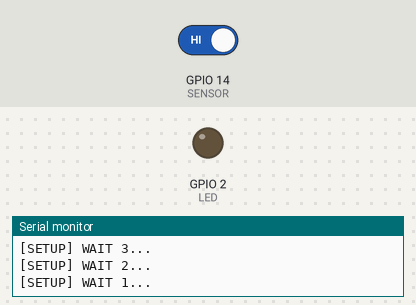
Bench run of a program on a simulated ESP8266 (NodeMCU). On the bench: output pins drawn as LEDs (lit = HIGH), the last lines printed to the serial monitor. The test bench sets the inputs (shaded band); at power-on: GPIO 14 (SENSOR) HIGH. WiFi joins after 1.5 s; servers stay silent unless stated; uploads are accepted with an empty reply.

Above: at 5.2 s.
5.3 s: GPIO 14 (SENSOR) driven LOW
At 34.8 s:
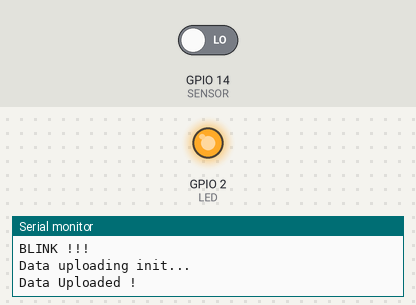
Timing chart, 0 to 35.2 s (numbered marks = the images above; inputs shaded):
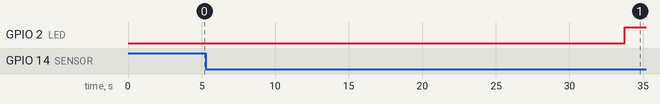

The program:

main.cpp
```cpp
#include <Arduino.h>
#include <ESP8266WiFi.h>
#include <ESP8266WiFiMulti.h>
#include <ESP8266HTTPClient.h>
#include <WiFiClientSecureBearSSL.h>
/* */
#include <ArduinoJson.h>

/* timer */
#include <Ticker.h>

ESP8266WiFiMulti WiFiMulti;

#define LED 2
#define WIFI_SSID "SUBRATA"
#define WIFI_KEY "12345699"
#define SENSOR 14 // D5

bool ledState = false;
Ticker ticker;

/* state variable */
volatile int mode = 0;       // default is reading mode
volatile int processing = 0; // lock variable

/* main counter variable */
volatile int counter = 0;

void uploadDataStateTrigger()
{
  if (processing == 1)
  {
    return;
  }
  Serial.println("Data uploading init...");
  mode = 1;
}

unsigned long t_counter = 0;
unsigned long c_counter = 0;

IRAM_ATTR void detectsMovement()
{
  // c_counter = millis();
  // if (c_counter - t_counter < 100)
  // {
  //   return;
  // }
  // c_counter = 0;
  // t_counter = 0;
  Serial.println("BLINK !!!");
  ++counter;
  // t_counter = millis();
}

const int httpsPort = 443; // HTTPS= 443 and HTTP = 80

// SHA1 finger print of certificate use web browser to view and copy
const char fingerprint[] PROGMEM = "b2 46 ef e7 46 23 4a 97 72 fa 97 41 8a 7a de c9 24 18 36 36";
const char *host = "keepbills.shop";
const char *uri = "/api/logger/log";

void setup()
{

  Serial.begin(115200);

  pinMode(SENSOR, INPUT);
  attachInterrupt(digitalPinToInterrupt(SENSOR), detectsMovement, FALLING);

  pinMode(LED, OUTPUT);
  digitalWrite(LED, 0);

  ticker.attach(30, uploadDataStateTrigger);

  for (uint8_t t = 4; t > 0; t--)
  {
    Serial.printf("[SETUP] WAIT %d...\n", t);
    Serial.flush();
    delay(1000);
  }
  WiFi.mode(WIFI_STA);
  WiFiMulti.addAP(WIFI_SSID, WIFI_KEY);
}

void loop()
{
  /* Data upload State */
  if (mode == 1)
  {
    digitalWrite(LED, 0);
    processing = 1; /* turning on lock */
    int counter_copy = counter;

    if ((WiFiMulti.run() == WL_CONNECTED))
    {
      WiFiClientSecure httpsClient;
      httpsClient.setFingerprint(fingerprint);
      httpsClient.setTimeout(15000); // 15 Seconds
      delay(1000);

      int r = 0; // retry counter
      while ((!httpsClient.connect(host, httpsPort)) && (r < 30))
      {
        delay(100);
        Serial.print(".");
        r++;
      }

      if (r == 30)
      {
        Serial.println("Connection failed");
      }

      char body[40];
      int x = counter_copy;
      sprintf(body, "{\"counter\": %d}", x);
      char postStr[40];
      sprintf(postStr, "POST %s HTTP/1.1", uri);
      httpsClient.println(postStr);
      httpsClient.print("Host: ");
      httpsClient.println(host);
      httpsClient.println("Content-Type: application/json");
      httpsClient.print("Content-Length: ");
      httpsClient.println(strlen(body));
      httpsClient.println(); // extra `\r\n` to separate the http header and http body
      httpsClient.println(body);

      while (httpsClient.connected())
      {
        String line = httpsClient.readStringUntil('\n');
        if (line == "\r")
        {
          Serial.println("Data Uploaded !");
          counter -= counter_copy; // reset counter
          break;
        }
      }

      /*
      *
      // if I have to print output
      Serial.println("reply was:");
      Serial.println("==========");
      String line;
      while (httpsClient.available())
      {
        line = httpsClient.readStringUntil('\n'); // Read Line by Line
        Serial.println(line);                     // Print response
      }
      Serial.println("==========");
      Serial.println("closing connection");
      delay(2000); // POST Data at every 2 seconds
      *
      */
    }
    else
    {
      Serial.printf("Wifi Not Connected !\n");
    }

    // // if the connection is HTTP
    // if ((WiFiMulti.run() == WL_CONNECTED))
    // {
    //   // WiFiClient client;
    //   WiFiClientSecure client;
    //   HTTPClient http;

    //   // String URL = "http://192.168.2.5:5000/api/logger/log";
    //   String URL = "https://jsonplaceholder.typicode.com/todos/1";

    //   http.begin(client, URL);
    //   // http.addHeader("Content-Type", "application/json");

    //   // int httpCode = http.POST("{\"counter\":" + String(counter_copy) + "}");
    //   int httpCode = http.GET();

    //   if (httpCode > 0)
    //   {
    //     if (httpCode == HTTP_CODE_OK)
    //     {
    //       const String &payload = http.getString();
    //       Serial.println("received payload:\n<<");
    //       Serial.println(payload);
    //       Serial.println(">>");

    //       Serial.println("Counter value uploaded !");

    //       /* reset counter variable */
    //       counter = 0;
    //     }
    //   }
    //   else
    //   {
    //     Serial.printf("[HTTP] POST... failed, error: %s\n", http.errorToString(httpCode).c_str());
    //   }

    //   http.end();
    // }
    // else
    // {
    //   Serial.printf("Wifi Not Connected !\n");
    // }

    /* reset mode */
    mode = 0;
    processing = 0; // release lock
    delay(1000);
    digitalWrite(LED, 1);
  }
}
```
